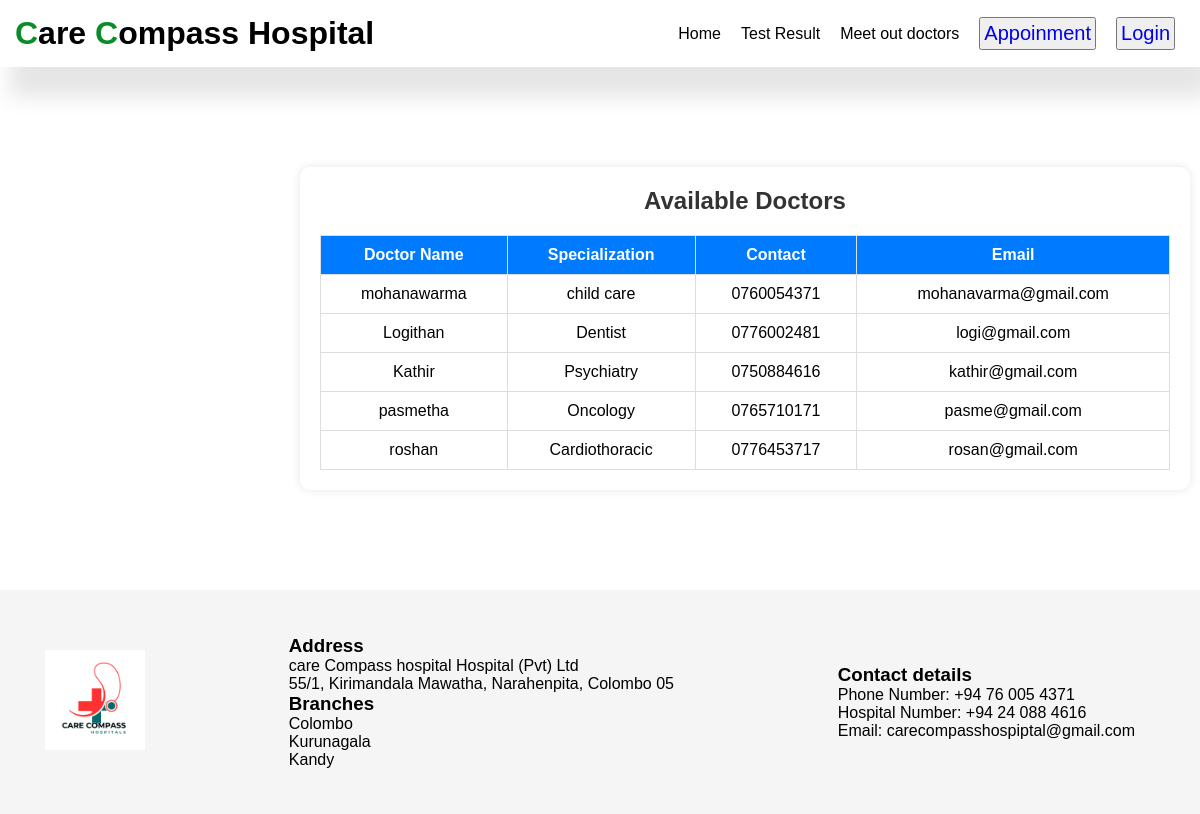
/doctor.php, run on the app's committed database.
### tables this page shows
CREATE TABLE `Doctor` (
  `id` int(11) NOT NULL,
  `doctor_name` varchar(255) NOT NULL,
  `specialization` varchar(255) NOT NULL,
  `contact_number` varchar(20) NOT NULL,
  `email` varchar(255) NOT NULL,
  `password` varchar(255) NOT NULL,
  `joining_date` date NOT NULL
);

### doctor.php (the view, shortened to what this page needs)
<?php
include 'connection.php';
$sql = "SELECT * FROM Doctor";
$result = $conn->query($sql);
?>
<!DOCTYPE html>
<html lang="en">
<head>
    <link rel="stylesheet" href="style.css">
</head>
<body>
    <div class="navbar">
        <div class="logo">
            <h1><span>C</span>are <span>C</span>ompass Hospital</h1>
        </div>
        <div class="list">
            <ul>
            <li><a href="home.html">Home</a></li>
                <li><a href="test_result.php">Test Result</a></li>
                <li><a href="doctor.php">Meet out doctors</a></li>
                <button><a href="appoinment.php">Appoinment</a></button>
                <button><a href="admin.html">Login</a></button>
            </ul>
        </div>
    </div>
    <div class="container">
        <h2>Available Doctors</h2>
        <table>
            <tr>
                <th>Doctor Name</th>
                <th>Specialization</th>
                <th>Contact</th>
                <th>Email</th>
            </tr>
            <?php while ($row = $result->fetch_assoc()) { ?>
                <tr>
                    <td><?= $row['doctor_name'] ?></td>
                    <td><?= $row['specialization'] ?></td>
                    <td><?= $row['contact_number'] ?></td>
                    <td><?= $row['email'] ?></td>
                </tr>
            <?php } ?>
        </table>
    </div>
    <div class="footer">
        <div class="raw-1">
            <img src="Images/Logo.png" alt="">
        </div>
        <div class="raw-2">
            <h3>Address</h3>
            <p>care Compass hospital Hospital (Pvt) Ltd <br>
                55/1, Kirimandala Mawatha,
                Narahenpita, Colombo 05
            <ul>
                <h3>Branches</h3>
                <li>Colombo</li>
                <li>Kurunagala</li>
                <li>Kandy</li>
            </ul>
            </p>
        </div>
        <div class="raw-3">
            <h3>Contact details</h3>
            <ul>
                <li>Phone Number: +94 76 005 4371</li>
                <li>Hospital Number: +94 24 088 4616</li>
                <li>Email: carecompasshospiptal@gmail.com</li>
            </ul>
        </div>
    </div>
</body>
</html>

### style.css (style rules this page uses)
* { margin: 0; padding: 0; font-family: "Roboto", sans-serif; text-decoration: none; list-style: none; scroll-behavior: smooth; }
:root { --green: rgb(10, 140, 41); --black: #000000; --wigth: #fff; }
.navbar { display: flex; background-color: white; padding: 15px; border-radius: 0px; box-shadow: 10px 30px 20px rgba(0, 0, 0, 0.1); justify-content: space-between; z-index: 0; }
.logo h1 { color: black; }
.logo h1 span { color: rgb(10, 140, 41); }
.list { display: flex; }
.list ul { display: flex; align-items: center; }
.list ul li { margin: 0px 10px; color: black; }
.list ul li a { color: black; }
.list ul button { color: black; margin: 0px 10px; padding: 3px; font-size: 20px; }
.footer { display: flex; background-color: whitesmoke; padding: 20px 40px; align-items: center; justify-content: space-between; justify-items: baseline; }
.footer .raw-1, .footer .raw-2, .footer .raw-3 { margin: 5px; }
.footer .raw-1 img { height: 100px; }
.footer .raw-2 { padding: 20px 50px; margin: 5px; }
.footer .raw-3 { padding: 20px; margin: 5px; display: block; }

### doctor.php (style rules this page uses)
* { margin: 0; padding: 0; box-sizing: border-box; font-family: Arial, sans-serif; }
body { max-width: 100%; }
.container { width: 890px; margin: 100px 300px; background: white; padding: 20px; border-radius: 10px; box-shadow: 0px 0px 10px rgba(0, 0, 0, 0.1); }
h2 { text-align: center; margin-bottom: 20px; color: #333; }
table { width: 100%; border-collapse: collapse; margin-top: 20px; }
th, td { padding: 10px; border: 1px solid #ddd; text-align: center; }
th { background-color: #007bff; color: white; }

### data on the page
doctor: doctor_name "mohanawarma", specialization "child care", contact_number "0760054371", email "mohanavarma@gmail.com"
doctor: doctor_name "Logithan", specialization "Dentist", contact_number "0776002481", email "logi@gmail.com"
doctor: doctor_name "Kathir", specialization "Psychiatry", contact_number "0750884616", email "kathir@gmail.com"
doctor: doctor_name "pasmetha", specialization "Oncology", contact_number "0765710171", email "pasme@gmail.com"
doctor: doctor_name "roshan", specialization "Cardiothoracic", contact_number "0776453717", email "rosan@gmail.com"
